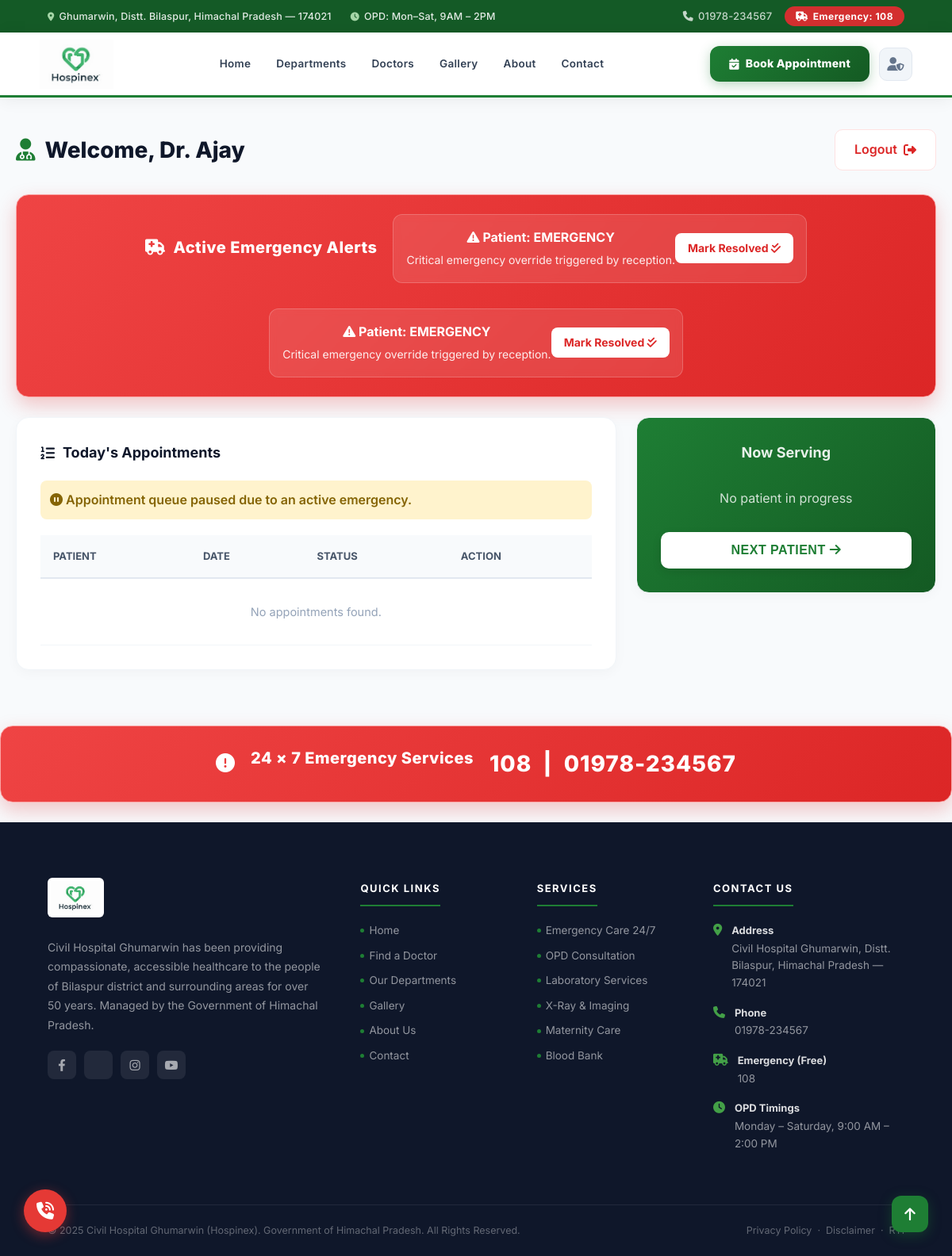
The app's page /doctor/dashboard/ (signed in), older data.
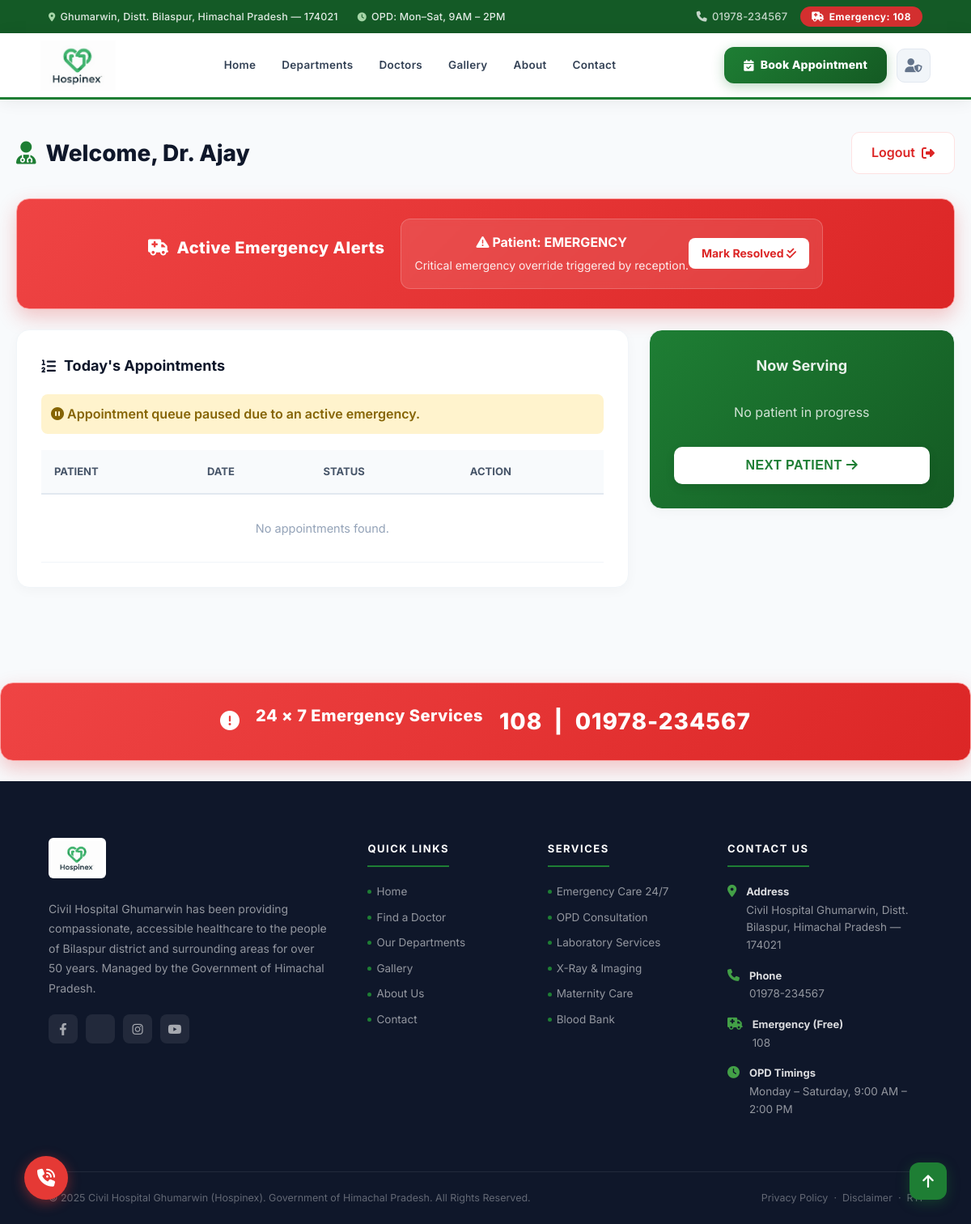
The same page, newer data.
### doctors/models.py (models this page shows)
class EmergencyAlert(models.Model):
    STATUS_CHOICES = [
        ('pending', 'Pending'),
        ('seen', 'Seen'),
        ('resolved', 'Resolved')
    ]
    doctor = models.ForeignKey(User, on_delete=models.CASCADE, limit_choices_to={'is_staff': True})
    patient_name = models.CharField(max_length=100)
    patient_phone = models.CharField(max_length=20)
    message = models.TextField()
    status = models.CharField(choices=STATUS_CHOICES, default='pending', max_length=20)
    created_at = models.DateTimeField(default=timezone.now)

### doctors/views.py (the view)
# urls.py: path("doctor/dashboard/", views.doctor_dashboard, name="doctor_dashboard"),
@login_required(login_url="doctor_login")
def doctor_dashboard(request):
    try:
        doctor_profile = Doctor.objects.get(user=request.user)
        emergencies = EmergencyAlert.objects.filter(doctor=request.user, status="pending").order_by('-created_at')
        active_emergency = emergencies.exists()
        today = timezone.now().date()
        appointments = Appointment.objects.filter(
            doctor=doctor_profile,
            appointment_date=today
        ).order_by('queue_number')
        current_patient = appointments.filter(status="in_progress").first()
        notifications = DoctorNotification.objects.filter(doctor=request.user, is_read=False)
    except Doctor.DoesNotExist:
        messages.error(request, "Access Denied: You do not have a Doctor profile.")
        return redirect('patient_dashboard')
    return render(request, 'doctors/doctor_dashboard.html', {
        'doctor': doctor_profile,
        'emergencies': emergencies,        # Corrected name
        'active_emergency': active_emergency,
        'appointments': appointments,
        'current_patient': current_patient,
        'notifications': notifications,
    })

### templates/doctors/doctor_dashboard.html (shortened to what the changed rows need)
{% extends "base.html" %}
{% load static %}
{% block content %}
<div class="dashboard-wrapper">
    <div class="dashboard-container">
        {% if emergencies %}
        <div class="emergency-banner">
            {% for emergency in emergencies %}
            <div class="emergency-item">
                <div>
                    <strong><i class="fa-solid fa-triangle-exclamation"></i> Patient: {{ emergency.patient_name }}</strong>
                    <p style="margin:5px 0 0 0; opacity:0.9; font-size:14px;">{{ emergency.message }}</p>
                </div>
                <a href="{% url 'resolve_emergency' emergency.id %}" class="btn-resolve">
                    Mark Resolved <i class="fa-solid fa-check-double"></i>
                </a>
            </div>
            {% endfor %}
        </div>
        {% endif %}
        <div class="grid-top">
            <div class="dash-card" style="grid-row: span 2;">
                <table class="dash-table">
                    <thead>
                        <tr>
                            <th>Patient</th>
                            <th>Date</th>
                            <th>Status</th>
                            <th>Action</th>
                        </tr>
                    </thead>
                </table>
            </div>
        </div>
    </div>
</div>
{% endblock %}

Row changes from the older to the newer data that the page shows:
no longer on this page (row edited): EmergencyAlert: patient_name "EMERGENCY", message "Critical emergency override triggered by reception."
